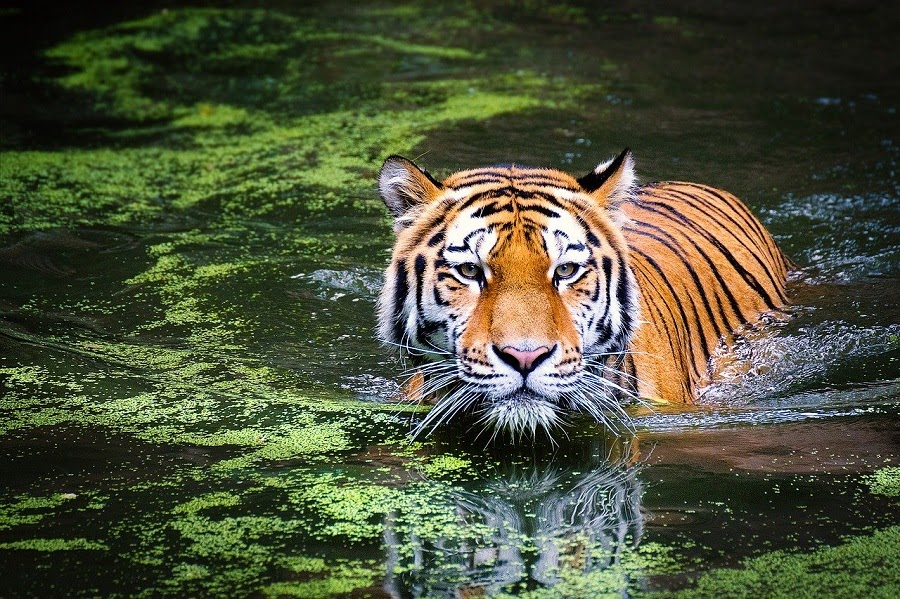
#> input picture datasets/tiger.jpg, 900 x 599 px, found by its file name
$ jupyter execute 'Filtragem_no_domínio_da_frequência_1.ipynb'
#> lines starting #> are read from the running program, lines starting #| are printed output that depends on the picture
# PDI
Eduardo Henrique Farias Silva
## Filtragem no domínio da frequência 1

[cell 1]
import numpy as np
import cv2
import matplotlib.pyplot as plt

> Load images

[cell 2]
image = cv2.imread('/content/datasets/tiger.jpg', 0)
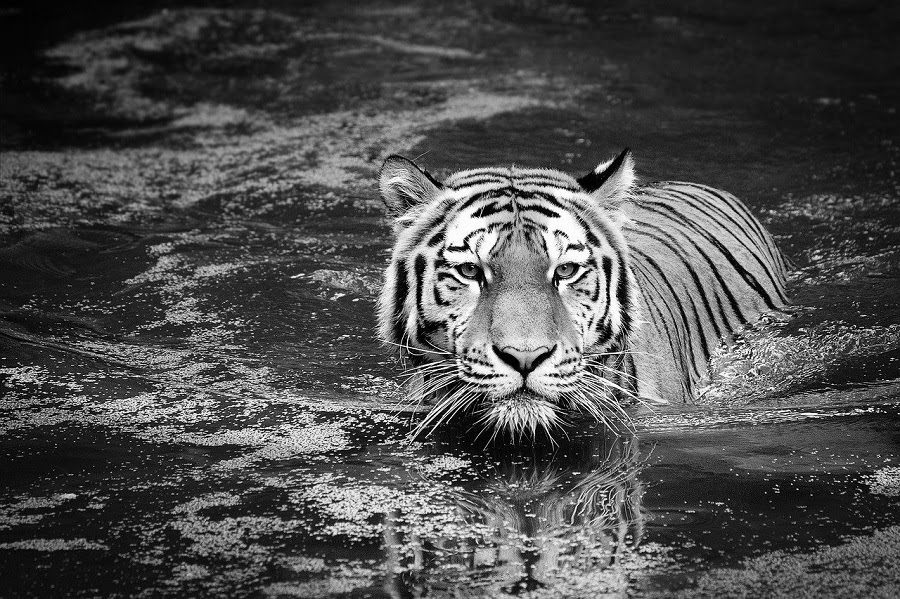
#> image: shape (599, 900); min 0, max 255, mean 77.7

plt.figure(figsize=(10, 10))
plt.imshow(cv2.cvtColor(image, cv2.COLOR_BGR2RGB))
plt.show()

### Fast Fourier Transform using OpenCV

[cell 3]
dft = cv2.dft(np.float32(image),flags = cv2.DFT_COMPLEX_OUTPUT)
dft_shift = np.fft.fftshift(dft)
mag = 20*np.log(cv2.magnitude(dft_shift[:,:,0],dft_shift[:,:,1]))
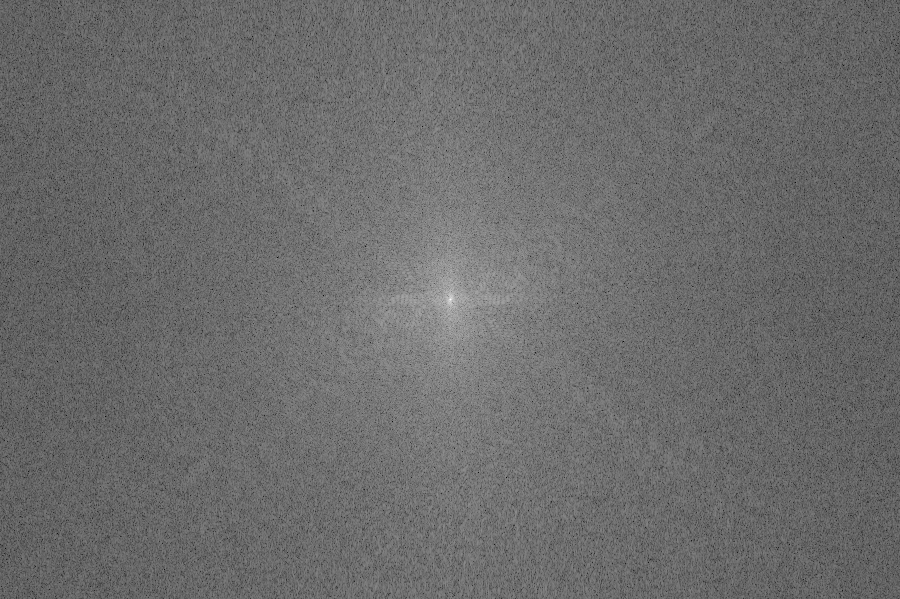
#> mag: shape (599, 900) float32; min 76.59, max 351, mean 192.6; drawn with min black and max white

plt.figure(figsize=(6, 6))
plt.imshow(cv2.cvtColor(mag, cv2.COLOR_BGR2RGB), cmap='gray')
plt.show()

### Fast Fourier Transform using NumPy

> FFT

$Re\{F(u, v)\}$ e $Im\{F(u, v)\}$, onde $F(u, v)$ é transforma de Fourier de $f(x, y)$.

[cell 4]
f = np.fft.fft2(image)
plt.figure(figsize=(10, 10))
plt.subplot(1,2,1); plt.imshow(f.real, cmap='gray')
plt.title('FFT - Real')
plt.subplot(1,2,2); plt.imshow(f.imag, cmap='gray')
plt.title('FFT - Imaginary')
plt.show()
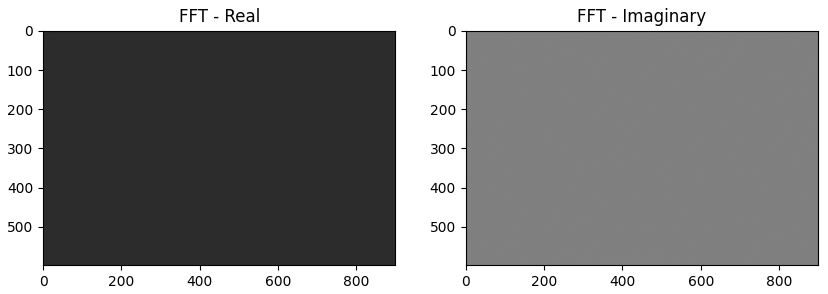
#> figure drawn by matplotlib, 2 panels

> $|F(u, v)|$

[cell 5]
mag = 20 * np.log(np.abs(f))
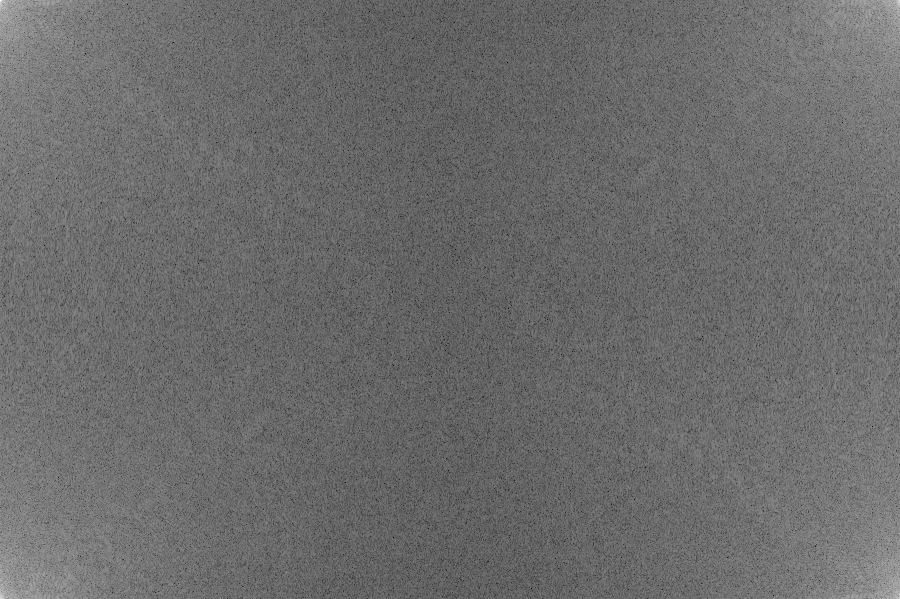
#> mag: shape (599, 900) float64; min 76.59, max 351, mean 192.6; drawn with min black and max white
plt.figure(figsize=(10, 10))
plt.imshow(mag, cmap='gray')
plt.title('Magnitude - FFT')
plt.show()

> FFT shift

[cell 6]
f_shift = np.fft.fftshift(f)
plt.figure(figsize=(10, 10))
plt.subplot(1,2,1); plt.imshow(f_shift.real, cmap='gray')
plt.title('FFTS - Real')
plt.subplot(1,2,2); plt.imshow(f_shift.imag, cmap='gray')
plt.title('FFTS - Imaginary')
plt.show()

[cell 7]
mag = 20 * np.log(np.abs(f_shift))
plt.figure(figsize=(10, 10))
plt.imshow(mag, cmap='gray')
plt.title('Magnitude - FFTS')
plt.show()

### Escalonamento da magnitude

[cell 8]
mask = mag.copy()
mask[mask < 200] = 255
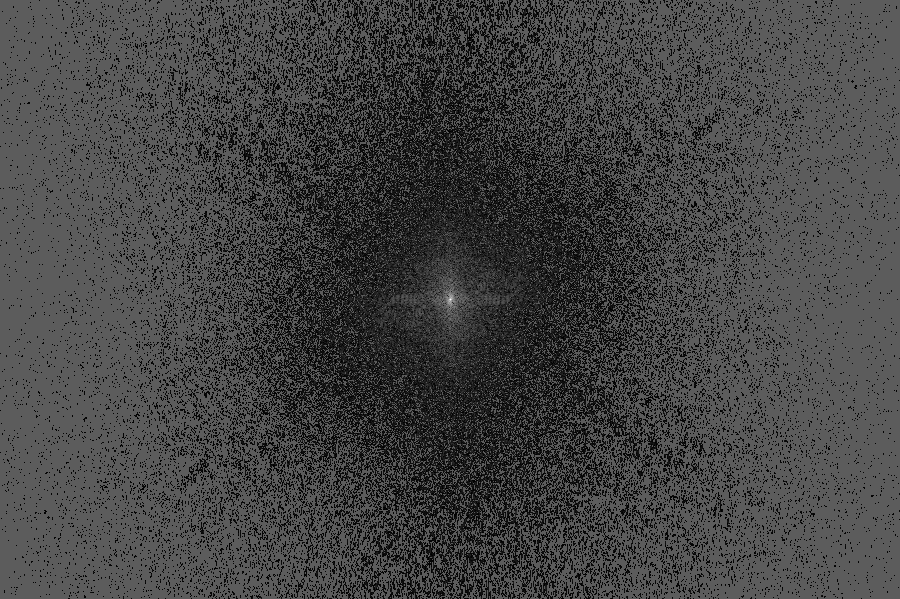
#> mask: shape (599, 900) float64; min 200, max 351, mean 241.1; drawn with min black and max white

plt.figure(figsize=(20, 20))
plt.subplot(1,2,1); plt.imshow(mag, cmap='gray')
plt.title('MAG')
plt.subplot(1,2,2); plt.imshow(mask, cmap='gray')
plt.title('MASK')
plt.show()

### Lowpass filter

[cell 9]
mask = cv2.getGaussianKernel(5, 10)
gaussian = mask * mask.T
filtered_img = cv2.filter2D(image, -1, gaussian)
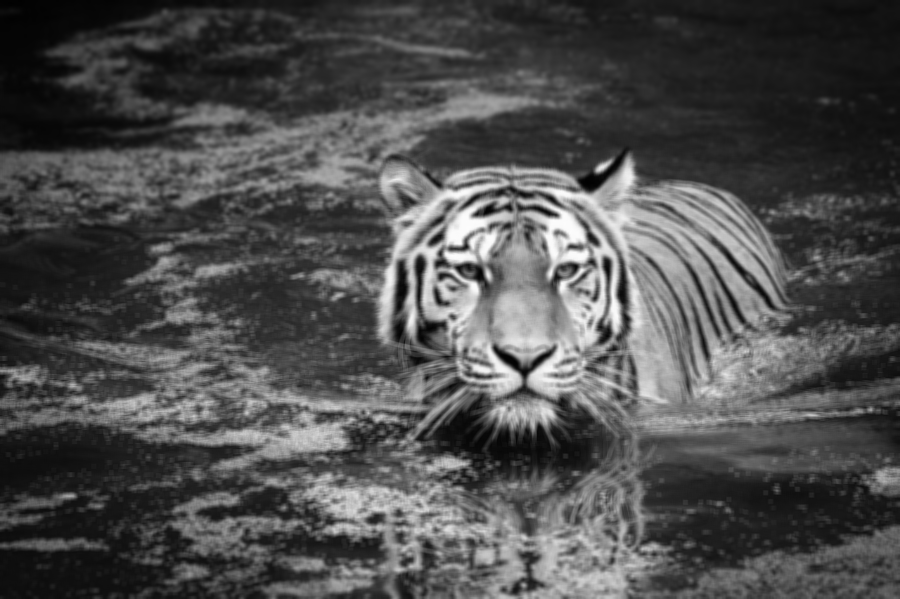
#> filtered_img: shape (599, 900); min 1, max 252, mean 77.7

plt.figure(figsize=(20, 20))
plt.subplot(1,2,1); plt.imshow(image, cmap='gray')
plt.title('Original image')
plt.subplot(1,2,2); plt.imshow(filtered_img, cmap='gray')
plt.title('Lowpass')
plt.show()

### Highpass filter

[cell 10]
laplacian=np.array([[0, 1, 0],
                    [1,-4, 1],
                    [0, 1, 0]])

filtered_img = cv2.filter2D(image, None, laplacian)
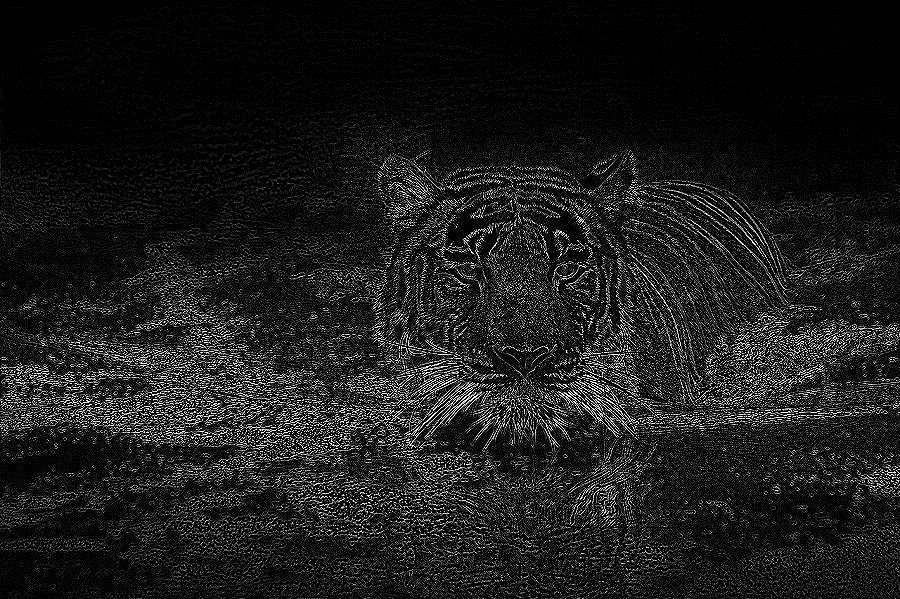
#> filtered_img: shape (599, 900); min 0, max 255, mean 27.5

plt.figure(figsize=(20, 20))
plt.subplot(1,2,1); plt.imshow(image, cmap='gray')
plt.title('Original image')
plt.subplot(1,2,2); plt.imshow(filtered_img, cmap='gray')
plt.title('Highpass')
plt.show()

$ run again, with datasets/img.jpg copied over datasets/tiger.jpg
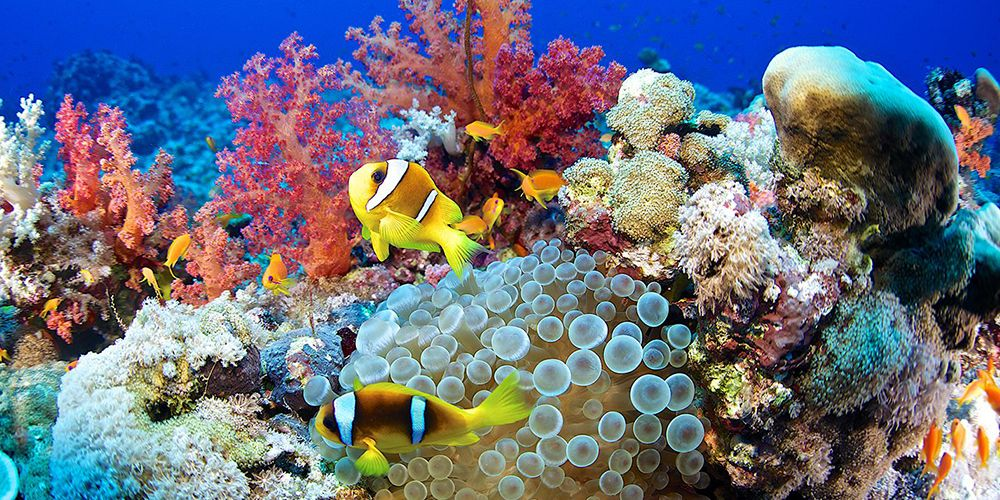
#> input picture datasets/img.jpg, 1000 x 500 px, found by its file name
#> `mask[mask < 200] = 255`:
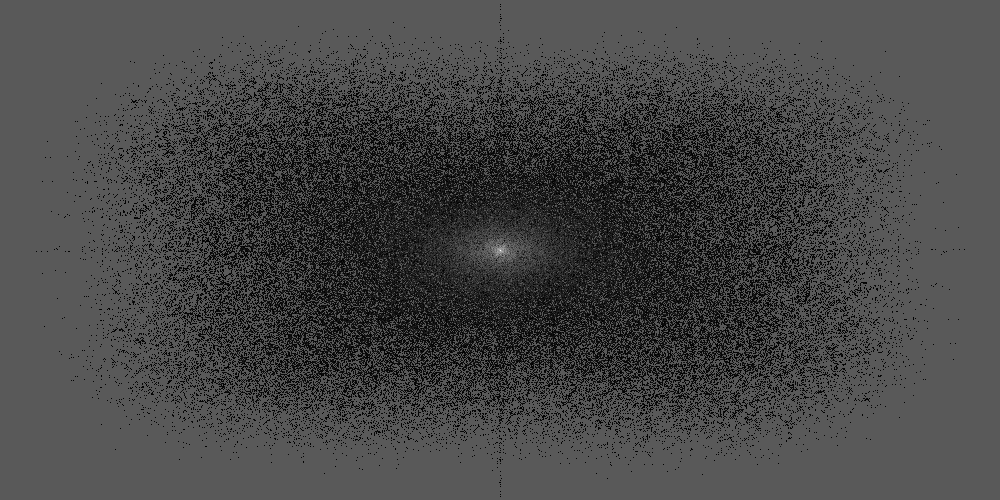
#> mask: shape (500, 1000) float64; min 200, max 356.8, mean 243.6; drawn with min black and max white
#> `filtered_img = cv2.filter2D(image, None, laplacian)`:
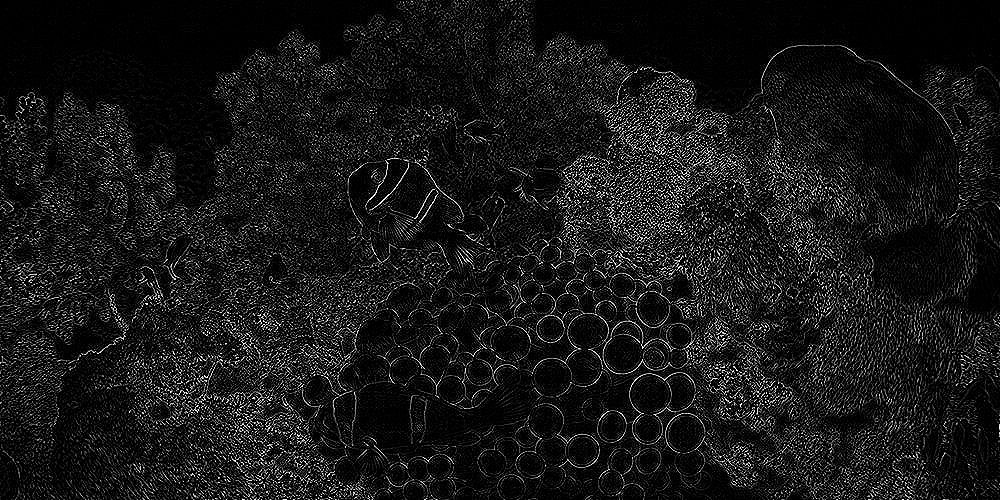
#> filtered_img: shape (500, 1000); min 0, max 255, mean 24.2

$ run again, with datasets/rain_transport_city.jpg copied over datasets/tiger.jpg
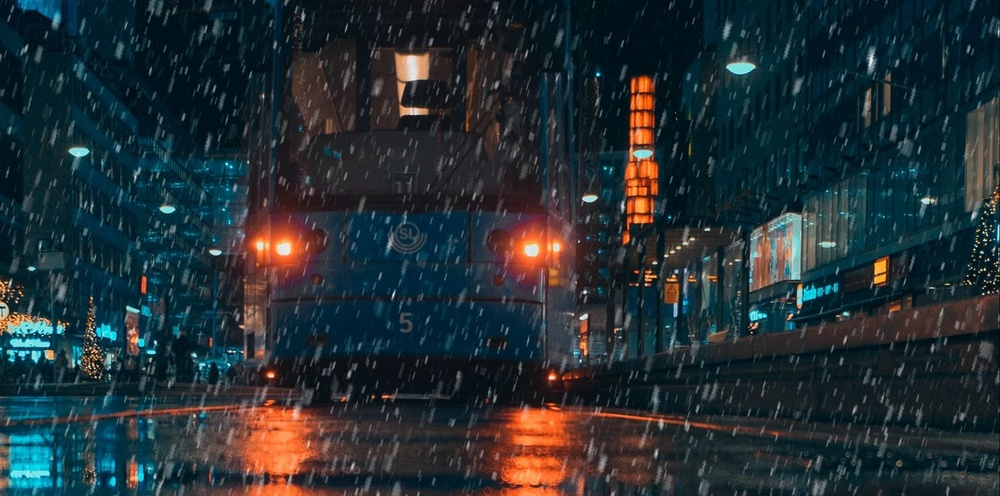
#> input picture datasets/rain_transport_city.jpg, 1000 x 496 px, shrunk from 1594 x 790 before the run, found by its file name
#> `mask[mask < 200] = 255`:
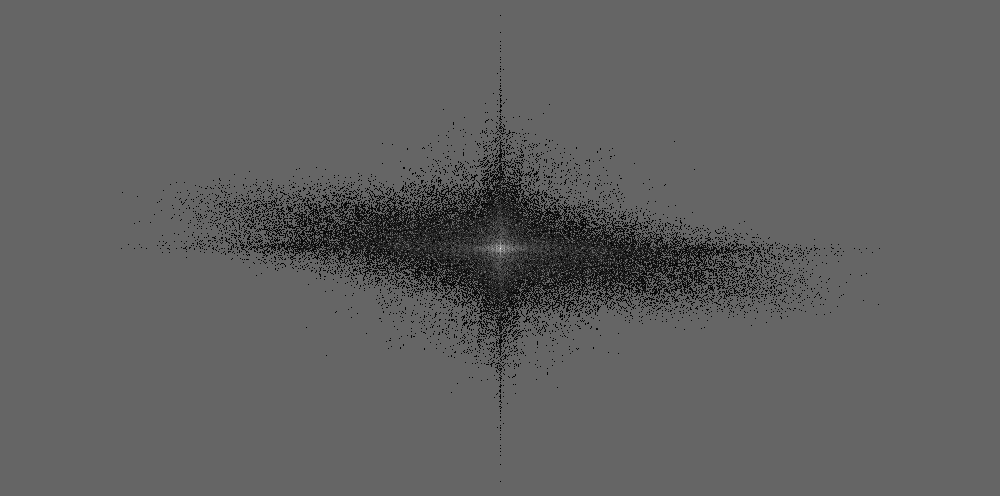
#> mask: shape (496, 1000) float64; min 200, max 338.4, mean 252.1; drawn with min black and max white
#> `filtered_img = cv2.filter2D(image, None, laplacian)`:
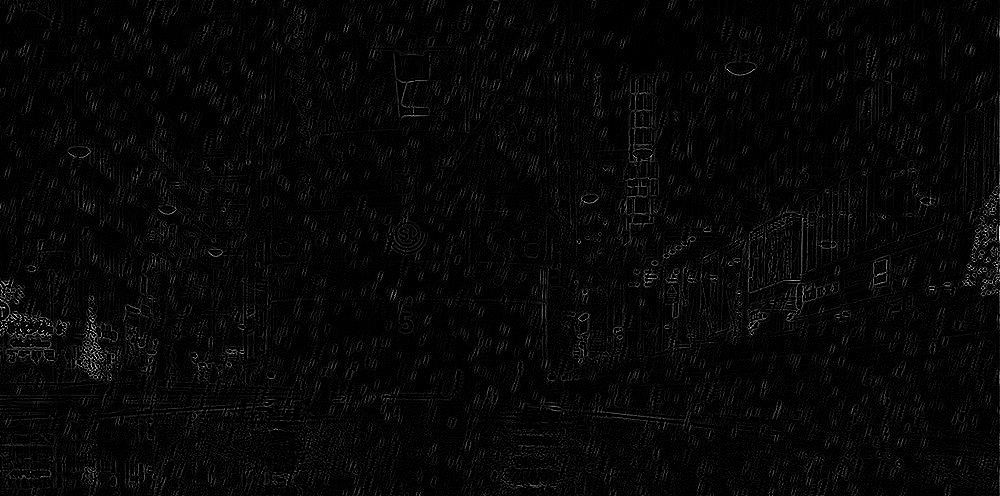
#> filtered_img: shape (496, 1000); min 0, max 255, mean 7.2
